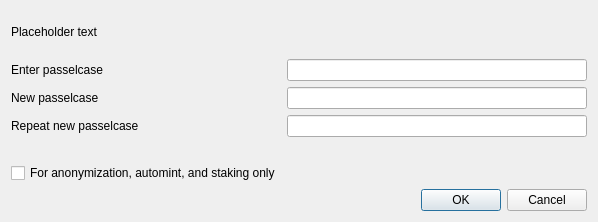
<?xml version="1.0" encoding="UTF-8"?>
<ui version="4.0">
 <class>AskPasselcaseDialog</class>
 <widget class="QDialog" name="AskPasselcaseDialog">
  <property name="geometry">
   <rect>
    <x>0</x>
    <y>0</y>
    <width>598</width>
    <height>222</height>
   </rect>
  </property>
  <property name="sizePolicy">
   <sizepolicy hsizetype="Preferred" vsizetype="Minimum">
    <horstretch>0</horstretch>
    <verstretch>0</verstretch>
   </sizepolicy>
  </property>
  <property name="minimumSize">
   <size>
    <width>550</width>
    <height>0</height>
   </size>
  </property>
  <property name="windowTitle">
   <string>Passelcase Dialog</string>
  </property>
  <layout class="QVBoxLayout" name="verticalLayout">
   <property name="sizeConstraint">
    <enum>QLayout::SetMinimumSize</enum>
   </property>
   <item>
    <widget class="QLabel" name="warningLabel">
     <property name="text">
      <string notr="true">Placeholder text</string>
     </property>
     <property name="textFormat">
      <enum>Qt::RichText</enum>
     </property>
     <property name="wordWrap">
      <bool>true</bool>
     </property>
    </widget>
   </item>
   <item>
    <layout class="QFormLayout" name="formLayout">
     <property name="sizeConstraint">
      <enum>QLayout::SetMinimumSize</enum>
     </property>
     <property name="fieldGrowthPolicy">
      <enum>QFormLayout::AllNonFixedFieldsGrow</enum>
     </property>
     <item row="0" column="0">
      <widget class="QLabel" name="passLabel1">
       <property name="text">
        <string>Enter passelcase</string>
       </property>
      </widget>
     </item>
     <item row="0" column="1">
      <widget class="QLineEdit" name="passEdit1">
       <property name="echoMode">
        <enum>QLineEdit::Password</enum>
       </property>
      </widget>
     </item>
     <item row="1" column="0">
      <widget class="QLabel" name="passLabel2">
       <property name="text">
        <string>New passelcase</string>
       </property>
      </widget>
     </item>
     <item row="1" column="1">
      <widget class="QLineEdit" name="passEdit2">
       <property name="echoMode">
        <enum>QLineEdit::Password</enum>
       </property>
      </widget>
     </item>
     <item row="2" column="0">
      <widget class="QLabel" name="passLabel3">
       <property name="text">
        <string>Repeat new passelcase</string>
       </property>
      </widget>
     </item>
     <item row="2" column="1">
      <widget class="QLineEdit" name="passEdit3">
       <property name="echoMode">
        <enum>QLineEdit::Password</enum>
       </property>
      </widget>
     </item>
     <item row="3" column="1">
      <widget class="QLabel" name="capsLabel">
       <property name="font">
        <font>
         <weight>75</weight>
         <bold>true</bold>
        </font>
       </property>
       <property name="text">
        <string/>
       </property>
       <property name="alignment">
        <set>Qt::AlignCenter</set>
       </property>
      </widget>
     </item>
     <item row="4" column="0">
      <widget class="QCheckBox" name="anonymizationCheckBox">
       <property name="enabled">
        <bool>true</bool>
       </property>
       <property name="toolTip">
        <string>Serves to disable the trivial sendmoney when OS account compromised. Provides no real security.</string>
       </property>
       <property name="text">
        <string>For anonymization, automint, and staking only</string>
       </property>
       <property name="visible">
        <bool>false</bool>
       </property>
      </widget>
     </item>
    </layout>
   </item>
   <item>
    <widget class="QDialogButtonBox" name="buttonBox">
     <property name="orientation">
      <enum>Qt::Horizontal</enum>
     </property>
     <property name="standardButtons">
      <set>QDialogButtonBox::Cancel|QDialogButtonBox::Ok</set>
     </property>
    </widget>
   </item>
  </layout>
 </widget>
 <resources/>
 <connections>
  <connection>
   <sender>buttonBox</sender>
   <signal>accepted()</signal>
   <receiver>AskPasselcaseDialog</receiver>
   <slot>accept()</slot>
   <hints>
    <hint type="sourcelabel">
     <x>20</x>
     <y>20</y>
    </hint>
    <hint type="destinationlabel">
     <x>20</x>
     <y>20</y>
    </hint>
   </hints>
  </connection>
  <connection>
   <sender>buttonBox</sender>
   <signal>rejected()</signal>
   <receiver>AskPasselcaseDialog</receiver>
   <slot>reject()</slot>
   <hints>
    <hint type="sourcelabel">
     <x>20</x>
     <y>20</y>
    </hint>
    <hint type="destinationlabel">
     <x>20</x>
     <y>20</y>
    </hint>
   </hints>
  </connection>
 </connections>
</ui>
